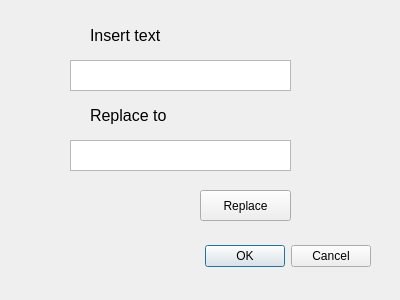
<?xml version="1.0" encoding="UTF-8"?>
<ui version="4.0">
 <class>ReplaceText</class>
 <widget class="QDialog" name="ReplaceText">
  <property name="geometry">
   <rect>
    <x>0</x>
    <y>0</y>
    <width>400</width>
    <height>300</height>
   </rect>
  </property>
  <property name="windowTitle">
   <string>Dialog</string>
  </property>
  <widget class="QDialogButtonBox" name="buttonBox">
   <property name="geometry">
    <rect>
     <x>30</x>
     <y>240</y>
     <width>341</width>
     <height>32</height>
    </rect>
   </property>
   <property name="orientation">
    <enum>Qt::Horizontal</enum>
   </property>
   <property name="standardButtons">
    <set>QDialogButtonBox::Cancel|QDialogButtonBox::Ok</set>
   </property>
  </widget>
  <widget class="QLabel" name="label">
   <property name="geometry">
    <rect>
     <x>90</x>
     <y>20</y>
     <width>221</width>
     <height>31</height>
    </rect>
   </property>
   <property name="font">
    <font>
     <pointsize>12</pointsize>
    </font>
   </property>
   <property name="text">
    <string>Insert text</string>
   </property>
  </widget>
  <widget class="QPushButton" name="pushButton22">
   <property name="geometry">
    <rect>
     <x>200</x>
     <y>190</y>
     <width>91</width>
     <height>31</height>
    </rect>
   </property>
   <property name="text">
    <string>Replace</string>
   </property>
  </widget>
  <widget class="QTextEdit" name="textEdit">
   <property name="geometry">
    <rect>
     <x>70</x>
     <y>60</y>
     <width>221</width>
     <height>31</height>
    </rect>
   </property>
  </widget>
  <widget class="QLabel" name="label_2">
   <property name="geometry">
    <rect>
     <x>90</x>
     <y>100</y>
     <width>221</width>
     <height>31</height>
    </rect>
   </property>
   <property name="font">
    <font>
     <pointsize>12</pointsize>
    </font>
   </property>
   <property name="text">
    <string>Replace to</string>
   </property>
  </widget>
  <widget class="QTextEdit" name="chuj">
   <property name="geometry">
    <rect>
     <x>70</x>
     <y>140</y>
     <width>221</width>
     <height>31</height>
    </rect>
   </property>
  </widget>
 </widget>
 <resources/>
 <connections>
  <connection>
   <sender>buttonBox</sender>
   <signal>accepted()</signal>
   <receiver>ReplaceText</receiver>
   <slot>accept()</slot>
   <hints>
    <hint type="sourcelabel">
     <x>248</x>
     <y>254</y>
    </hint>
    <hint type="destinationlabel">
     <x>157</x>
     <y>274</y>
    </hint>
   </hints>
  </connection>
  <connection>
   <sender>buttonBox</sender>
   <signal>rejected()</signal>
   <receiver>ReplaceText</receiver>
   <slot>reject()</slot>
   <hints>
    <hint type="sourcelabel">
     <x>316</x>
     <y>260</y>
    </hint>
    <hint type="destinationlabel">
     <x>286</x>
     <y>274</y>
    </hint>
   </hints>
  </connection>
 </connections>
</ui>
